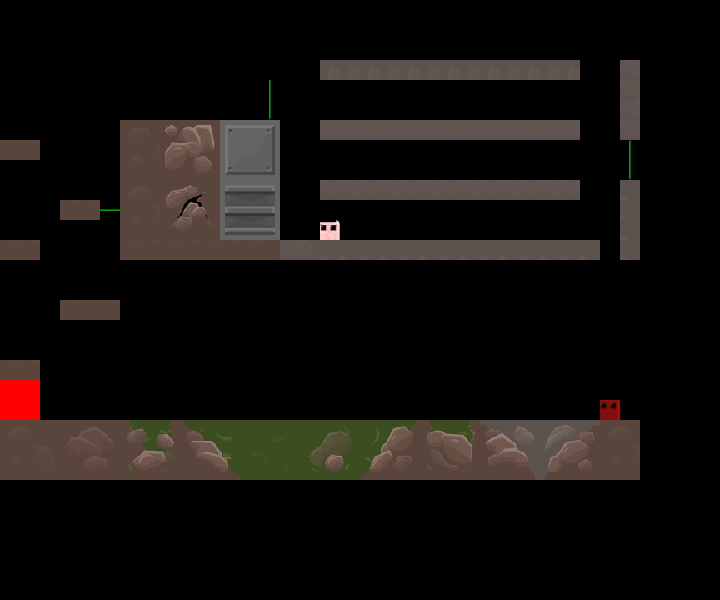

This game map was drawn from its Tiled (.tmx) file and the tilesets committed beside it. A one-line description and the trimmed map source follow:
An orthogonal 36x30 tile map with 20x20 px tiles, 1 tile layer (stationary), 5 tilesets and 31 objects.

<map version="1.10" tiledversion="1.10.2" orientation="orthogonal" renderorder="right-down" width="36" height="30" tilewidth="20" tileheight="20" infinite="0" nextlayerid="8" nextobjectid="206">
 <tileset firstgid="1" name="foresttiles01" tilewidth="20" tileheight="20" tilecount="900" columns="30">
  <image source="foresttiles01.png" width="600" height="600" />
 </tileset>
 <tileset firstgid="901" name="meatboy" tilewidth="20" tileheight="20" tilecount="1" columns="1">
  <image source="meatboy.png" width="20" height="20" />
 </tileset>
 <tileset firstgid="902" name="bandagegirl" tilewidth="20" tileheight="20" tilecount="1" columns="1">
  <image source="bandagegirl.png" width="20" height="20" />
 </tileset>
 <tileset firstgid="903" name="laserbarrier" tilewidth="20" tileheight="20" tilecount="6" columns="6">
  <image source="laserbarrier.png" width="120" height="20" />
 </tileset>
 <tileset firstgid="909" name="lavapool" tilewidth="20" tileheight="20" tilecount="3" columns="3">
  <image source="lavapool.png" width="60" height="20" />
 </tileset>
 <layer id="3" name="stationary" width="36" height="30">
  <data>[1080 cells, 237 non-empty, 137 distinct tile ids]</data>
 </layer>
 <objectgroup id="4" name="rectangle">
  <object id="78" x="620" y="60" width="20" height="80" />
  <object id="79" x="320" y="120" width="260" height="20" />
  <object id="171" x="320" y="60" width="260" height="20" />
  <object id="185" x="0" y="360" width="40" height="20" />
  <object id="186" x="60" y="300" width="60" height="20" />
  <object id="187" x="0" y="240" width="40" height="20" />
  <object id="188" x="60" y="200" width="40" height="20" />
  <object id="189" x="0" y="140" width="40" height="20" />
  <object id="80" x="620" y="180" width="20" height="80" />
  <object id="82" x="321" y="180" width="259" height="20" />
  <object id="151" x="280" y="240" width="320" height="20" />
  <object id="165" x="0" y="420" width="640" height="60" />
  <object id="167" x="120" y="120" width="160" height="140" />
 </objectgroup>
 <objectgroup id="5" name="saws">
  <object id="154" x="380" y="230" width="20" height="20">
   <ellipse />
  </object>
  <object id="204" x="285" y="180" width="30" height="30">
   <ellipse />
  </object>
  <object id="175" x="440" y="260" width="100" height="100">
   <ellipse />
  </object>
  <object id="178" x="644" y="421" width="72" height="72">
   <ellipse />
  </object>
  <object id="177" x="280" y="260" width="100" height="100">
   <ellipse />
  </object>
  <object id="176" x="120" y="260" width="100" height="100">
   <ellipse />
  </object>
  <object id="156" x="502" y="111" width="20" height="20">
   <ellipse />
  </object>
  <object id="157" x="360" y="110" width="20" height="20">
   <ellipse />
  </object>
  <object id="182" x="10" y="260" width="20" height="20">
   <ellipse />
  </object>
  <object id="203" x="65" y="320" width="20" height="20">
   <ellipse />
  </object>
  <object id="205" x="92" y="320" width="20" height="20">
   <ellipse />
  </object>
  <object id="183" x="70" y="220" width="20" height="20">
   <ellipse />
  </object>
  <object id="184" x="9" y="160" width="20" height="20">
   <ellipse />
  </object>
  <object id="158" x="499" y="232" width="20" height="20">
   <ellipse />
  </object>
 </objectgroup>
 <objectgroup id="6" name="laserbarrier">
  <object id="198" x="268" y="80" width="4" height="40" />
  <object id="200" x="628" y="140" width="4" height="40" />
  <object id="195" x="120" y="208" width="4" height="20" rotation="90" />
 </objectgroup>
 <objectgroup id="7" name="lavapool">
  <object id="202" x="0" y="380" width="40" height="40" />
 </objectgroup>
</map>
